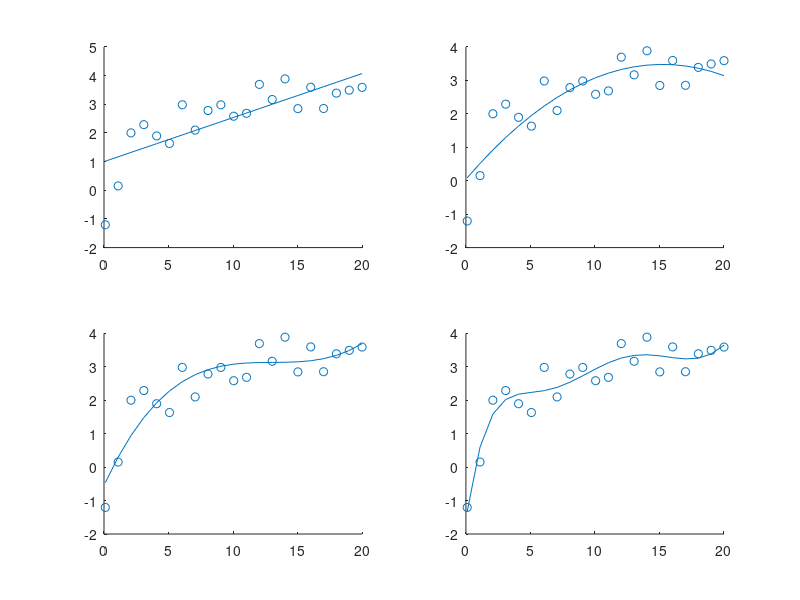

This chart was generated by the following MATLAB code:
clear all;clc;close all;
x=linspace(0.1,20,21);
rnd=1.5*rand(1,21);
y=log(x)+rnd;

p1=polyfit(x,y,1);
p2=polyfit(x,y,2);
p3=polyfit(x,y,3);
p6=polyfit(x,y,6);

figure(1)
subplot(2,2,1)
scatter(x,y)
hold on
plot(x,polyval(p1,x))
subplot(2,2,2)
scatter(x,y)
hold on
plot(x,polyval(p2,x))
subplot(2,2,3)
scatter(x,y)
hold on
plot(x,polyval(p3,x))
subplot(2,2,4)
scatter(x,y)
hold on
plot(x,polyval(p6,x))